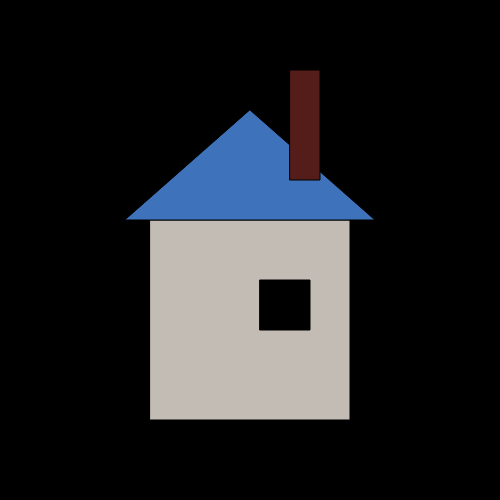
Frame 1 (no input)
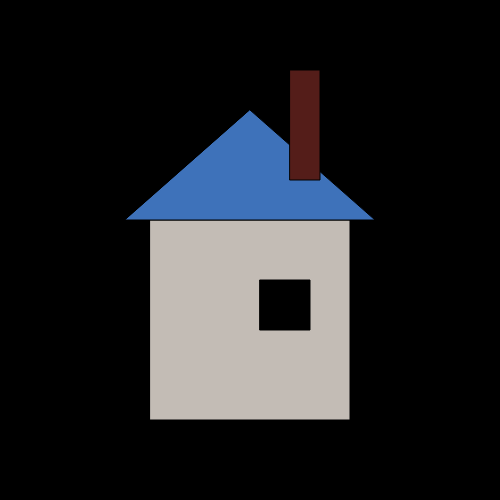
Frame 60 (no input)
Frame 120 (the mouse pressed at the canvas centre since frame 60): identical to frame 60, image omitted

The p5.js sketch that drew these frames (run headless with seeded random() and noise() and a simulated clock; from frame 60 on, the mouse is pressed at the canvas centre):

// p5.js sketch
// ── sketch.js
var mouthX = 800;
var mouthY = 800;
var mouthW = 400;
var mouthH = 60;
var CanvasW = 500;
var CanvasH = 500;
var canvasColor = "black";
var squarewidth = 200;
var squareheight = 200;
var fillColor = "none filled";
var trianglewidth = 250;
var triangleheight = 110;



function setup() {
    createCanvas(500,500);
    background(0,0,0);

    console.log("Canvas Width:" + CanvasW + "      " + "Canvas Height:" + CanvasH);
    console.log("Canvas Color:" + canvasColor);
    console.log("Fill Color:" + fillColor);
    console.log("Square Area:" + squarewidth*squareheight);
    console.log("Triangle Area:" + (trianglewidth*triangleheight)/2);
    

}

function draw() {
    
    //House body
    fill(195,188,181);
    rect(150,220,200,200);
    
    
    //Roof
    fill(62,114,186);
    triangle(250,110,375,220,125,220);
    
    
    //Chimney
    fill(84,29,25);
    rect(290,70,30,110);
    
    
    //Window
    fill(0,0,0);
    rect(260,280,50,50);
  
    
  
}

   
    
